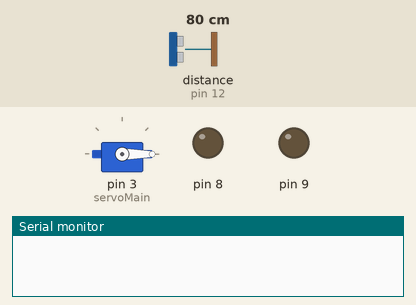
Bench run of a sketch on a simulated Arduino Uno, built with avr-gcc and run on an emulated ATmega328P. On the bench: servo, output pins drawn as LEDs (lit = HIGH), the last lines printed to the serial monitor. Wiring (inferred from the names in the program): ultrasonic range finder: trigger pin 10; echo pin 12. The inputs (shaded band) are chosen by the test bench; at power-on: distance to the obstacle (sensor on pin 12) 80 cm. The echo pulse lasts 58.3 µs per cm; pins used as bus, display or sensor lines are not drawn.

Above: at 0.01 s.
1.3 s: distance to the obstacle (sensor on pin 12) set to 2 cm
At 3.81 s:
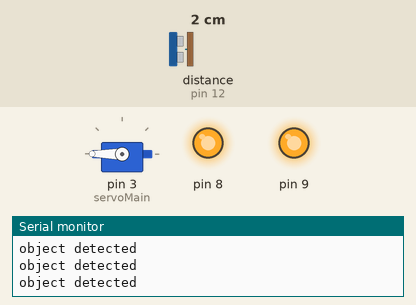
4.3 s: distance to the obstacle (sensor on pin 12) set to 299 cm
At 4.49 s:
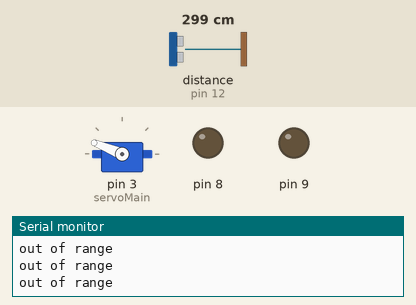
7.3 s: distance to the obstacle (sensor on pin 12) set to 4 cm
At 10.17 s:
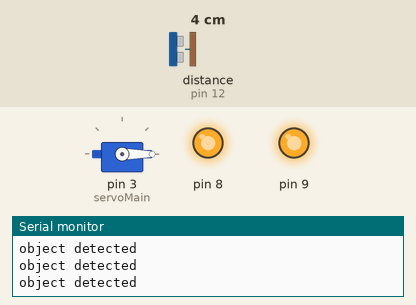
10.3 s: distance to the obstacle (sensor on pin 12) set to 120 cm
At 10.8 s:
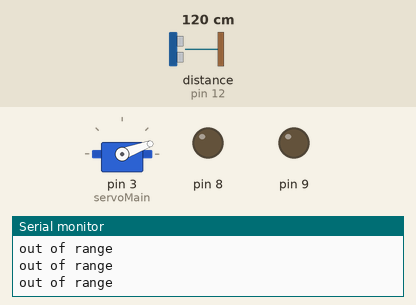
13.3 s: distance to the obstacle (sensor on pin 12) set to 9 cm
At 14.92 s:
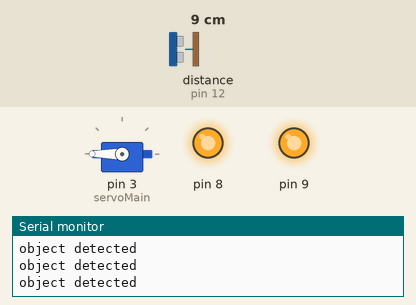
Timing chart, 0 to 17.3 s (numbered marks = the images above; inputs shaded):
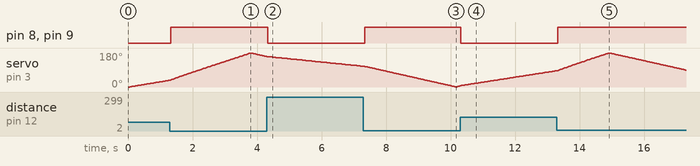

Measured:
- after the input at 1.3 s, pin 8, pin 9: LOW → HIGH at once
- after the input at 4.3 s, pin 8, pin 9: HIGH → LOW at once
- after the input at 7.3 s, pin 8, pin 9: LOW → HIGH at once
- after the input at 10.3 s, pin 8, pin 9: HIGH → LOW at once
- after the input at 13.3 s, pin 8, pin 9: LOW → HIGH at once
- by itself, servo on pin 3 (servoMain): rises from 86° to 180° in 1.6 s, then falls to 90° in 2.4 s

The sketch:

SRS.ino
```cpp
#define trigPin 10
#define echoPin 12
#include <Servo.h>
Servo servoMain;

void setup() {
Serial.begin(9600);
pinMode(trigPin,OUTPUT);
pinMode(echoPin,INPUT);
pinMode(8,OUTPUT);
pinMode(9,OUTPUT);
servoMain.attach(3);

}

void loop()
{

  float pos = 0;
 for (pos = 0; pos <=180; pos +=1) {  // servo rotation from 0 to 180 degree
        servoMain.write(pos);          //save the position in pos variable
        delay(15);
        float duration,distance;
     digitalWrite(trigPin,LOW);
delayMicroseconds(2);
digitalWrite(trigPin,HIGH);
delayMicroseconds(10);
digitalWrite(trigPin,LOW);
duration=pulseIn(echoPin,HIGH);
distance=(duration/2)*0.0344;
if (distance<=25) {
Serial.println("object detected");
digitalWrite(8,HIGH);
digitalWrite(9,HIGH);
  }
else {
  Serial.println("out of range");
  digitalWrite(8,LOW);
  digitalWrite(9,LOW);
  delay(15);
     }
}
  for(pos = 180; pos >=0; pos -=1) { // servo rotation from 180 to 0 degree
   servoMain.write(pos);             //save the position in pos variable
  delay(15);
        float duration,distance;
     digitalWrite(trigPin,LOW);
delayMicroseconds(2);
digitalWrite(trigPin,HIGH);
delayMicroseconds(10);
digitalWrite(trigPin,LOW);
duration=pulseIn(echoPin,HIGH);
distance=(duration/2)*0.0344;
if (distance<=25) {
Serial.println("object detected");
digitalWrite(8,HIGH);
digitalWrite(9,HIGH);
  }
else {
  Serial.println("out of range");
  digitalWrite(8,LOW);
  digitalWrite(9,LOW);
  delay(15);
     }
delay(10);
  }
}
```
